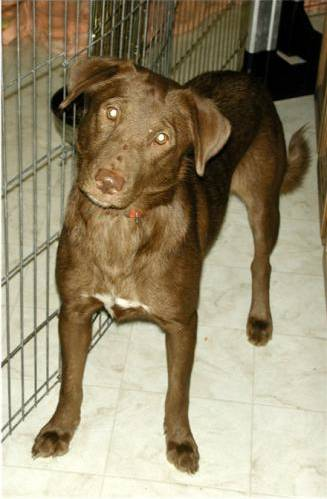
#> input picture training_data/dogs/dog.1.jpg, 327 x 499 px
$ python DataHelper.py
#> lines starting #> are read from the running program, lines starting #| are printed output that depends on the picture
'''''''''
@file: DataHelper.py
@author: MRL Liu
@time: 2021/3/3 15:27
@env: Python,Numpy,TensorFlow,OpenCV-Python,matplotlib,scikit-learn
@desc:本模块为数据读取模块，负责对数据集进行预处理
      （1）提供了读取一系列图片文件并进行预处理到DataSets对象的功能
      （2) 支持将训练数据划分为训练集和验证集。
      （2) 提供预处理图片方法、可视化读取后的图片文件数据的方法。
@ref:
@blog: https://blog.csdn.net/qq_41959920
'''''''''
import os
import glob
import cv2
import numpy as np
import matplotlib.pyplot as plt
from sklearn.utils import shuffle
import random


"""图片数据集对象"""
class DataSet(object):
    def __init__(self,images,labels,img_names,cls):
        # 存储的图片相关信息
        self._images = images # 图片数据
        self._labels = labels # 图片标签（one-hot编码）
        self._img_names = img_names # 图片名称
        self._cls = cls  # 图片标签语义，例如'cats','dogs',为了方便验证
        # 分批次获取图片数据的变量
        self._num_examples = images.shape[0]  # 样本总数量
        self._epochs_done = 0 # 所有样本被取完一遍的次数
        self._index_in_epoch = 0 # 上一批次取后的序号
    @property
    def images(self):
        return self._images
    @property
    def labels(self):
        return self._labels
    @property
    def img_names(self):
        return self._img_names
    @property
    def cls(self):
        return self._cls
    @property
    def num_examples(self):
        return self._num_examples
    @property
    def epochs_done(self):
        return self._epochs_done

    def next_batch(self,batch_size):
        assert batch_size <= self._num_examples # 检测批次大小是否超过样本总数

        start = self._index_in_epoch # 初始序号，从0开始
        self._index_in_epoch += batch_size
        # 检测要采取的终止序号是否超过样本总数
        if self._index_in_epoch > self._num_examples:# 如果取完后的该批次大于样本总数
            self._epochs_done += 1 # 取完次数+1
            start = 0 # 从头开始数
            self._index_in_epoch = batch_size #

        end = self._index_in_epoch # 终止序号

        return self._images[start:end],self._labels[start:end],self._img_names[start:end],self.cls[start:end]
"""图片全部数据集对象"""
class DataSets(object):
    def __init__(self, train=None, valid=None,test = None):
        self.__train = train  # 训练数据集
        self.__valid = valid  # 验证数据集
        self.__test = test # 测试数据集

    @property
    def train(self):
        return self.__train

    @property
    def valid(self):
        return self.__valid

    @property
    def test(self):
        return self.__test

    def set_train(self,train):
        self.__train = train

    def set_valid(self,valid):
        self.__valid = valid

    def set_test(self,test):
        self.__test = test

"""图片数据读取辅助类"""
class DataHelper(object):
    def __init__(self, train_path, classes,image_size=64,test_path=None):
        """
        :param train_path: 训练图片数据路径
        :param classes: 标签的类别，字符串数组
        :param image_size: 图片缩放后的尺寸，默认为正方形
        :param test_path: 测试图片数据路径
        """
        self.train_path = train_path
        self.test_path = test_path
        self.image_size = image_size
        self.classes = classes


    def load_data(self,data_path):
        """
        :param data_path: 读取的图片数据的路径
        :return: 返回图片集、标签集、文件名集、标签语义集
        """
        images = []  # 图片集
        labels = []  # 图片标签集
        img_names = []  # 图片文件名集
        cls = []  # 图片标签语义集
        if data_path == None:
            print('无法读取{}文件夹下的图片！'.format(data_path))
            return
        else:
            print('正在读取{}文件夹下的图片...'.format(data_path))
        # 遍历存储数据
        for fields in self.classes:
            index = self.classes.index(fields)  # 获取该分类的序号
            print('现在计划读取{} 文件夹(Index: {})'.format(fields, index))
            path = os.path.join(data_path, fields, '*g')  # 图片文件的格式
            files = glob.glob(path)  # 返回符合规则的文件路径列表
            for f1 in files:
                # 读取图片
                image =preprocessed_image(f1,self.image_size)
#> in preprocessed_image, image is the input picture: shape (499, 327, 3); mean B, G, R 111.5, 139, 150.2
#> in preprocessed_image, `image = cv2.resize(image, (image_size, image_size), 0, 0, cv2.INTER_LI..`:
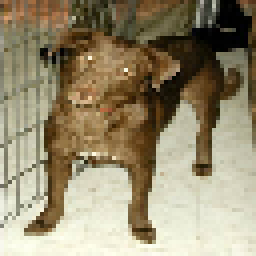
#> image: shape (64, 64, 3) (shown 4 times larger); mean B, G, R 110.9, 138.3, 149.5
                # [5 lines of commented-out code are left out]
                images.append(image)
                # 设置标签
                label = np.zeros(len(self.classes))
                label[index] = 1.0
                labels.append(label)
                # 存储图片文件名和标签语义
                flbase = os.path.basename(f1)  # 返回path最后的文件名
                img_names.append(flbase)
                cls.append(fields)
#> pass 2 of the loop in load_data, `for fields in self.classes:`:
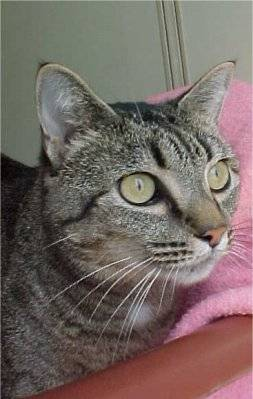
#> input picture training_data/cats/cat.104.jpg, 253 x 399 px
#> in preprocessed_image, image is the input picture: shape (399, 253, 3); mean B, G, R 98.8, 103.7, 116.5
#> in preprocessed_image (call 2), `image = cv2.resize(image, (image_size, image_size), 0, 0, cv2.INTER_LI..`:
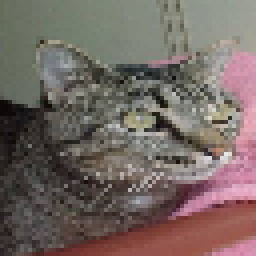
#> image: shape (64, 64, 3) (shown 4 times larger); mean B, G, R 98.6, 103.6, 116.4
        # 转换数据格式
        images = np.array(images)
        labels = np.array(labels)
        img_names = np.array(img_names)
        cls = np.array(cls)

        return images, labels, img_names, cls


    def get_data_sets(self,validation_size,is_read_test=True):
        """
        :param validation_size: 验证集在训练数据中的比例，0-1之间的小数，如0.2
        :param is_read_test: 是否读取测试数据集，注意需要初始化该类时设置测试数据的路径
        :return: DataSets对象
        """
        data_sets = DataSets()
        # 读取训练数据集并将其拆分成训练集和验证集
        images, labels, img_names, cls = self.load_data(self.train_path)
#> labels = [[1, 0], [0, 1]]
        images, labels, img_names, cls = shuffle(images, labels, img_names, cls) # python函数，随机排序
#> labels = [[0, 1], [1, 0]]

        if isinstance(validation_size, float):
            validation_size = int(validation_size * images.shape[0])
#> validation_size = 0

        validation_images = images[:validation_size]
#> validation_images = empty array
        validation_labels = labels[:validation_size]
#> validation_labels = empty array
        validation_img_names = img_names[:validation_size]
        validation_cls = cls[:validation_size]

        train_images = images[validation_size:]
        train_labels = labels[validation_size:]
#> train_labels = [[0, 1], [1, 0]]
        train_img_names = img_names[validation_size:]
        train_cls = cls[validation_size:]

        data_sets.set_train(DataSet(train_images,train_labels,train_img_names,train_cls))
        data_sets.set_valid(DataSet(validation_images,validation_labels,validation_img_names,validation_cls))
        print("成功读取Training-set中的文件数量:\t{}".format(len(data_sets.train.labels)))
        print("成功读取Validation-set中的文件数量:\t{}".format(len(data_sets.valid.labels)))
        # 读取测试数据集
        if is_read_test and self.test_path!=None:
            test_images, test_labels, test_img_names, test_cls = self.load_data(self.test_path)
            test_images, test_labels, test_img_names, test_cls = shuffle(test_images, test_labels, test_img_names, test_cls)  # python函数，随机排序
            data_sets.set_test(DataSet(test_images, test_labels, test_img_names, test_cls))
            print("成功读取Testing-set中的文件数量:\t{}".format(len(data_sets.test.labels)))
        return data_sets

def plot_images(images, cls_true, img_size=64, cls_pred=None, num_channels=3):
    # 检测图像是否存在
#> called with images = array of shape (2, 64, 64, 3), cls_true = array of shape (2,), img_size = 64, num_channels = 3
    if len(images) == 0:
        print("没有图像来展示")
        return
    # 随机采样9张图像
    random_indices = random.sample(range(len(images)), min(len(images), 9))
#> random_indices = [1, 0]
    images, cls_true = zip(*[(images[i], cls_true[i]) for i in random_indices])
#> cls_true = ('dogs', 'cats')

    # 创造一个3行3列的画布
    fig, axes = plt.subplots(3, 3)
    fig.subplots_adjust(hspace=0.6, wspace=0.6)
    fig.canvas.set_window_title('Random Images show')  # 设置字体大小与格式
    for i, ax in enumerate(axes.flat):
        # 显示图片
        if len(images) < i + 1:
            break
        ax.imshow(images[i].reshape(img_size, img_size, num_channels))

        # 展示图像的语义标签和实际预测标签
        if cls_pred is None:
            xlabel = "True: {0}".format(cls_true[i])
        else:
            xlabel = "True: {0}, Pred: {1}".format(cls_true[i], cls_pred[i])

        # 设置每张图的标签为其xlabel.
        ax.set_xlabel(xlabel)

        # 设置图片刻度
        ax.set_xticks([0, img_size])
        ax.set_yticks([0, img_size])
#> this loop made 3 passes

    plt.show()
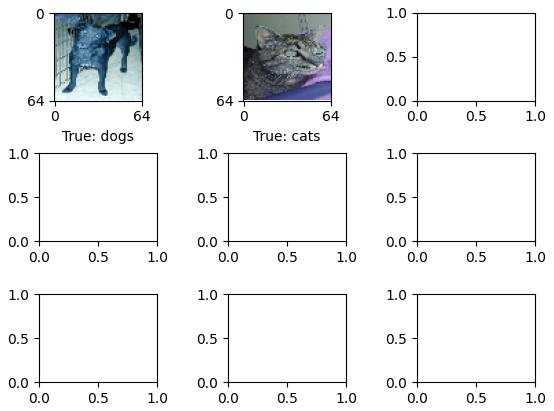
#> figure drawn by matplotlib, 2 panels

def preprocessed_image(image_path, image_size):
    image = cv2.imread(image_path)  # 读取图片,返回一个三维数组：（x，y,(R,G,B)）shape:(333,500,3)
    image = cv2.resize(image, (image_size, image_size), 0, 0, cv2.INTER_LINEAR)  # 图像缩放大小 shape:(64,64,3)
    image = image.astype('float32')  # 转为浮点数
    image = np.multiply(image, 1.0 / 255.0)  # 转为小数
    image = np.array(image)
    # 是否显示转换后的数据
    # plt.imshow(image) #RGB值要求0-1
    # print(image.shape)
    return image


if __name__=='__main__':
    # 获取数据集
    dataHelper = DataHelper(train_path='training_data',
                            test_path='testing_data',
                            classes = ['dogs', 'cats'],
                            image_size=64)
    data = dataHelper.get_data_sets(validation_size=0.2,
                                    is_read_test=False)
    # 获取训练的一些数据并且进行显示
    images, cls_true = data.train.images, data.train.cls
    plot_images(images=images, cls_true=cls_true)
